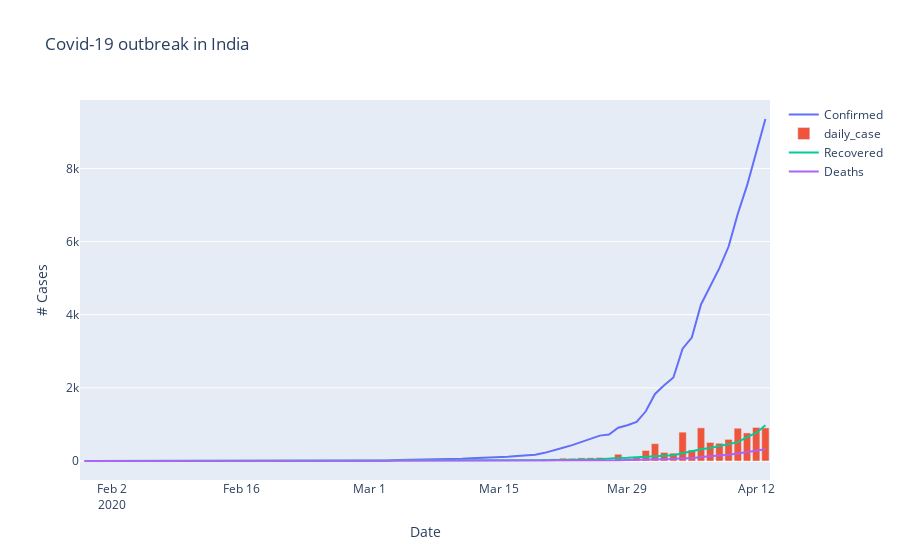

Source (notebook cell):
### Markdown cell above
### Daily Trends

### Code cell
# Confirmed Cases
# fig = px.line(df_all, x='report_date',  y='Confirmed')
# fig.show()

fig = go.Figure(data=[
    go.Scatter(
        x=df_all['report_date'],
        y=df_all['Confirmed'], name='Confirmed'
    ),
    go.Bar(
        x=df_all['report_date'],
        y=df_all['daily_case'], name='daily_case'
    ),
    go.Scatter(
        x=df_all['report_date'],
        y=df_all['Recovered'], name='Recovered'
    ),
    go.Scatter(
        x=df_all['report_date'],
        y=df_all['Deaths'], name='Deaths'
    )
])

fig.update_layout(title='Covid-19 outbreak in India',
                   xaxis_title='Date',
                   yaxis_title='# Cases')
fig.write_html("/Volumes/Lab/covid19-AnalyticsHbub/India/visuals/covid19in-trend.html")

fig.show()
